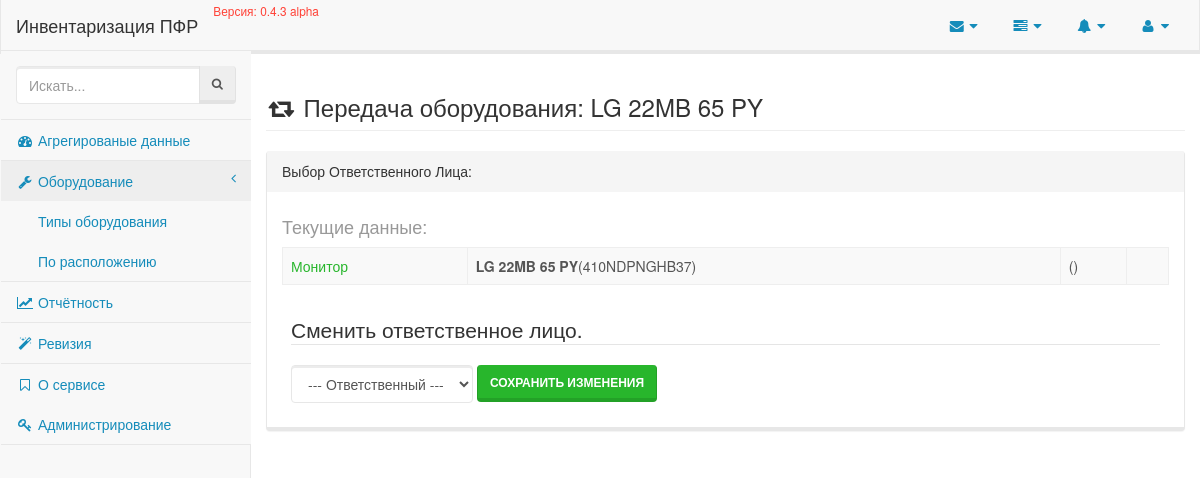
The page /equipments/11/chown/ (signed in) on the database as committed earlier.
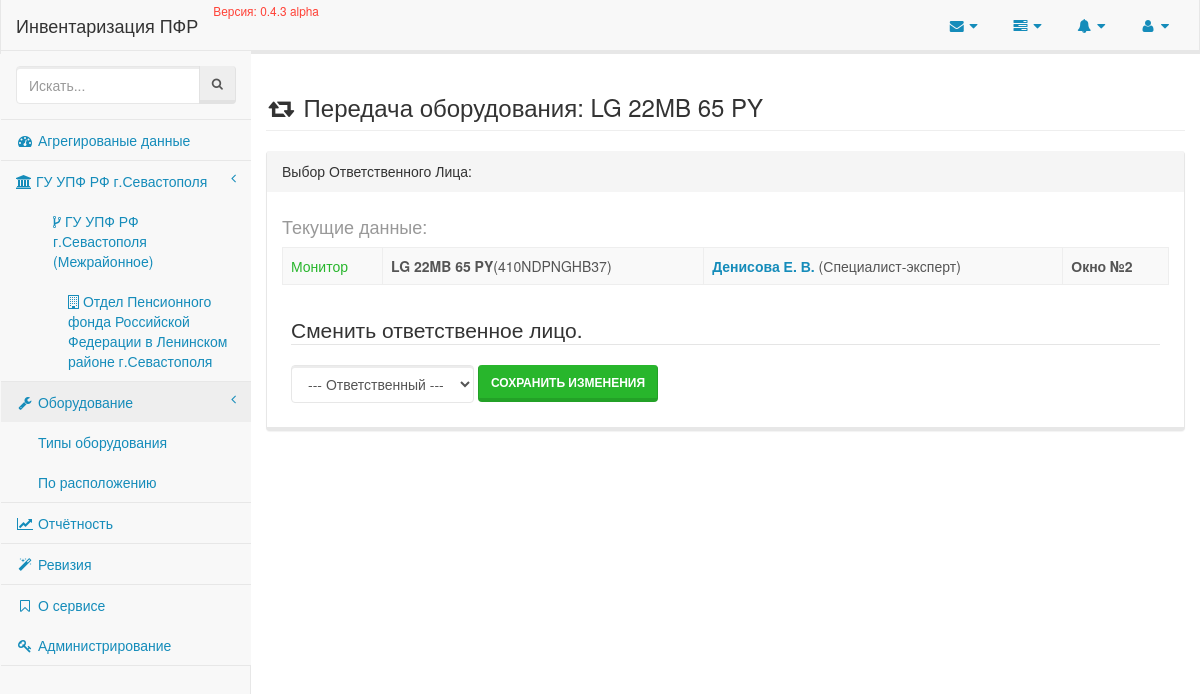
The same page on the database as committed later.
### equipment/models/equipment.py (models this page shows, shortened)
class Equipment(models.Model):
    type = models.ForeignKey(
        EquipmentTypes,
        verbose_name='Тип оборудования',
        help_text='Выберите к какому типу принадлежит создаваемое оборудование'
    )
    serial_number = models.CharField(
        'Серийный номер',
        max_length=25,
        blank=True,
        help_text='Заводской номер оборудования, может содержать цифры и символы, допускается его отсутствие'
    )
    inventory_number = models.IntegerField(
        'Инвентарный номер',
        blank=True,
        help_text='Инвентарный номер оборудования, допускаются только цифровые идентификаторы'
    )
    model = models.CharField(
        'Модель',
        max_length=100,
        help_text='Марка оборудования, модель или другая информация'
    )
    responsible = models.ForeignKey(
        Employee,
        verbose_name='Ответственное лицо',
        help_text='Сотрудник ПФР за которым закрепленна техника'
    )
    note = models.TextField(
        'Примечание',
        blank=True,
    )
    created_at = models.DateTimeField(
        'Созданно',
        auto_now_add=True
    )
    updated_at = models.DateTimeField(
        'Обновленно',
        auto_now=True
    )
    revised_at = models.DateTimeField(
        'Ревизия',
        blank=True,
        null=True,
        help_text='Дата проведения последней ревизии'
    )
    objects = EquipmentsManager()
    class Meta:
        verbose_name = 'Оборудование'
        verbose_name_plural = 'Учётные единицы'
        app_label = 'equipment'
        ordering = ['-created_at']

### equipment/models/equipment_types.py (models this page shows, shortened)
class EquipmentTypes(models.Model):
    value = models.CharField('Значение', max_length=50, unique=True, db_index=True)
    annotation = EquipmentTypesAnnotation()
    equipments = EquipmentsTypeManager()
    objects = models.Manager()
    def __str__(self):
        return self.value
    class Meta:
        verbose_name = 'Тип оборудования'
        verbose_name_plural = 'Типы оборудования'
        app_label = 'equipment'
        ordering = ['value']

### enterprise/models/organisation.py (models this page shows, shortened)
class Organisation(models.Model):
    title = models.CharField(_('Наименование'), max_length=80, unique=True, db_index=True)
    short_title = models.CharField(_('Краткое наименование'), max_length=40, unique=True, blank=True)
    parent = models.ForeignKey('self', related_name='subordinates', default=0, blank=True, null=True, verbose_name='В подчинении')
    @staticmethod
    def all():
        return Organisation.objects.all()
    class Meta:
        verbose_name = _('Организация')
        verbose_name_plural = _('Организации')
        app_label = 'enterprise'

### enterprise/models/employee.py (models this page shows, shortened)
class Employee(models.Model):
    STATES = [
        [True, _('Работает')],
        [False, _('Уволен')]
    ]
    POSITIONS = [
        [1, _('Специалист-эксперт')],
        [2, _('Ведущий специалист-эксперт')],
        [3, _('Главный специалист-эксперт')],
        [4, _('Старший инспектор')],
        [5, _('Специалист-эксперт (по автоматизации)')],
        [6, _('Руководитель группы')],
        [7, _('Заместитель начальника отдела')],
        [8, _('Начальник отдела')],
        [9, _('Ведущий специалист-эксперт (юрисконсульт)')],
        [10, _('Руководитель клиентской службы')],
        [11, _('Архивариус')],
    ]
    surname = models.CharField(_('Фамилия'), max_length=50, db_index=True)
    firstname = models.CharField(_('Имя'), max_length=25)
    middlename = models.CharField(_('Отчество'), max_length=25)
    organisation = models.ForeignKey(Organisation, verbose_name='Сотрудник организации')
    department = models.ForeignKey(Department, verbose_name='Подразделение', blank=True, null=True)
    phone = models.CharField(_('Телефон'), max_length=25, blank=True)
    location = models.ForeignKey(Location, verbose_name='Месторасположение', blank=True, null=True)
    updated_at = models.DateTimeField(_('Дата последнего изменения'), auto_now=True)
    created_at = models.DateTimeField(_('Дата создания'), auto_now_add=True)
    state = models.BooleanField(_('Состояние'), choices=STATES, default=True)
    position = models.IntegerField(_('Должность'), choices=POSITIONS, default=1)
    def short_full_name(self):
        return '{0} {1}. {2}.'.format(self.surname, self.firstname[:1], self.middlename[:1])
    class Meta:
        verbose_name = _('Сотрудник')
        verbose_name_plural = _('Сотрудники')
        ordering = ['id']
        app_label = 'enterprise'

### enterprise/models/location.py (models this page shows)
class Location(models.Model):
    emplacement = models.CharField(_('Расположение'), max_length=50, db_index=True, unique=True)
    organisation = models.ForeignKey(Organisation, verbose_name='Находится в организации')
    is_active = models.BooleanField(_('Активно?'), default=True)
    annotation = LocationAnnotations()
    objects = models.Manager()
    def __str__(self):
        return self.emplacement
    class Meta:
        verbose_name = _('Месторасположение')
        verbose_name_plural = _('Месторасположения')
        app_label = 'enterprise'

### equipment/views.py (the view)
# urls.py: url(r'(?P<pk>\d+)/chown/$', EquipmentChownView.as_view(), name='chown'),
@method_decorator(login_required, name='dispatch')
class EquipmentChownView(UpdateView, EquipmentChownMixin):
    template_name = 'equipment/chown.html'
    model = Equipment
    context_object_name = 'equipment'
    fields = ['responsible']
    success_url = '/equipments/'

### enterprise/templatetags/organisations_menu.py (called while the page is built)
@register.inclusion_tag('partials/organisations_menu.html')
def organisations_menu():
    menu = Organisation.all().filter(parent=None)
    return {'menu': menu}

### equipment/views.py (called while the page is built)
    def forms(self):
        edit = EquipmentChownForm
        return {
            'edit': edit,
        }

    def meta(self):
        title = 'Передача оборудования: {0}'.format(self.object.model)
        return {
            'title': title
        }

### events/templatetags/events.py (called while the page is built)
@register.inclusion_tag('partials/_events.html')
def events():
    logs = LogEntry.objects.select_related('content_type').all().order_by('-action_time')[:5]
    return {
        'events': logs
    }

### inventory/__init__.py (called while the page is built)
def appname(request):
    return {'appname': __appname__}

def app_version(request):
    return {'app_version': __version__}

### users/models.py (called while the page is built)
    def get_short_name(self):
        return self.username

### equipment/templates/equipment/chown.html (shortened to what this page needs)
{% extends 'layouts/application.html' %}
{% block content %}
    <div class="row">
        <h3 class="page-header">
            <i class="fa fa-retweet fa-fw"></i>
            {{ view.meta.title }}
        </h3>
        {% include 'equipment/partials/_chown.html' %}
    </div>
{% endblock %}

### templates/partials/organisations_menu.html
{% for item in menu %}
    <li>
        <a href="{% url 'enterprise:detail' item.pk %}">
            <span class="fa fa-institution"> </span>
            {{ item.title }}
            <span class="fa arrow"></span>
        </a>
            <ul class="nav nav-third-level">
                {% for subordinate in item.subordinates.all %}
                    <li>
                        <a href="{% url 'enterprise:detail' subordinate.pk %}">
                            <span class="fa fa-code-fork"> </span>
                            {{ subordinate.title }}
                        </a>
                            <ul class="nav nav-fourth-level">
                                {% for sub in subordinate.subordinates.all %}
                                    <li>
                                        <a href="{% url 'enterprise:detail' sub.pk %}">
                                            <span class="fa fa-building-o"> </span>
                                            {{ sub.title }}
                                        </a>
                                    </li>
                                {% endfor %}
                            </ul>
                    </li>
                {% endfor %}
            </ul>
    </li>
{% endfor %}

### equipment/templates/equipment/partials/_chown.html (shortened to what this page needs)
<div class="panel panel-default">
    <div class="panel-heading">
        Выбор Ответственного Лица:
    </div>
    <div class="panel-body">
        <table class="table table-striped table-bordered table-hover">
            <h4 class="text-muted">Текущие данные:</h4>
            <tbody>
                <tr>
                    <td><span class="text-success">{{ equipment.type }}</span></td>
                    <td><b>{{ equipment.model }}</b>({{ equipment.inventory_number|default:equipment.serial_number }})</td>
                    <td><b class="text-primary">{{ equipment.responsible.short_full_name }}</b> ({{ equipment.responsible.get_position_display }})</td>
                    <td><b>{{ equipment.responsible.location }}</b></td>
                </tr>
            </tbody>
        </table>
        <div class="well-sm">
            <form action="" class="form form-inline" method="post">
                <legend>Сменить ответственное лицо.</legend>
                {% for field in view.forms.edit %}
                    <div class="form-group">
                        {{ field }}
                    </div>
                    <input type="submit" class="btn btn-success" value="Сохранить изменения">
                {% endfor %}
            </form>
        </div>
    </div>
</div>

Rows that differ between the two databases and show on the page:
added Organisation: title "ГУ УПФ РФ г.Севастополя"
added Organisation: title "ГУ УПФ РФ г.Севастополя (Межрайонное)", shown under "ГУ УПФ РФ г.Севастополя"
added Organisation: title "Отдел Пенсионного фонда Российской Федерации в Ленинском районе г.Севастополя", shown under "ГУ УПФ РФ г.Севастополя (Межрайонное)"
shown differently, row unchanged: Equipment "Передача оборудования: LG 22MB 65 PY": responsible.short_full_name (not shown) → "Денисова Е. В."; responsible.position (not shown) → "Специалист-эксперт"; responsible.location (not shown) → "Окно №2"
